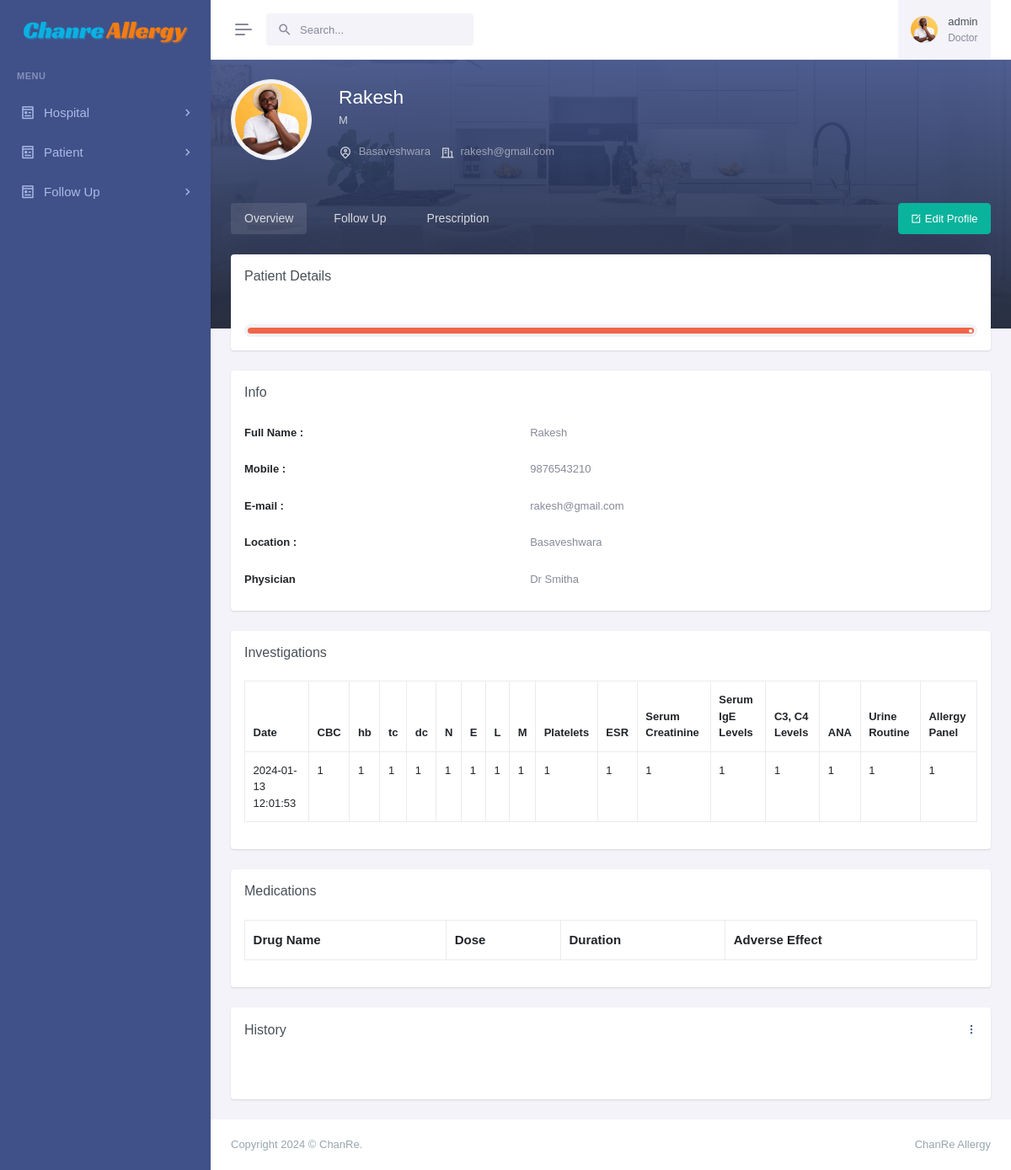
Page /patient-profile.php?pid=13234 (signed in) on the earlier database version.
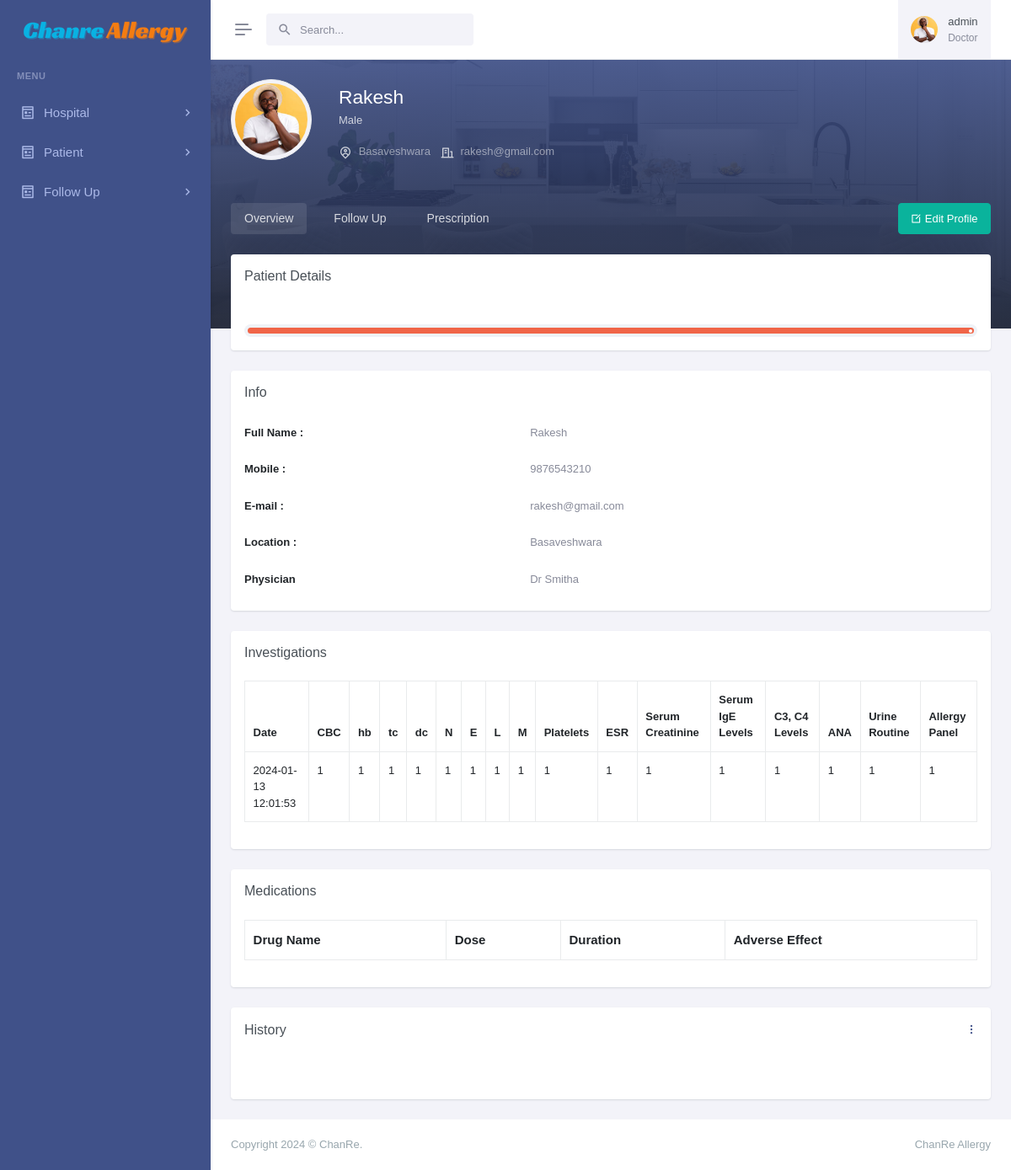
Same page on the later database version.
### tables this page shows
CREATE TABLE `patients` (
  `id` int(11) NOT NULL,
  `patient_name` varchar(255) NOT NULL,
  `patient_id` varchar(50) DEFAULT NULL,
  `age` int(11) DEFAULT NULL,
  `sex` varchar(25) DEFAULT NULL,
  `physician` varchar(255) DEFAULT NULL,
  `address` varchar(255) DEFAULT NULL,
  `mobile` varchar(15) DEFAULT NULL,
  `email` varchar(255) DEFAULT NULL,
  `updatedBy` varchar(255) DEFAULT NULL,
  `centerName` varchar(255) DEFAULT NULL,
  `centerCode` varchar(10) DEFAULT NULL,
  `createdAt` timestamp NOT NULL DEFAULT current_timestamp()
);

### patient-profile.php (the view, shortened to what the changed rows need)
<?php
include('layout/config.php');
if (strlen($_SESSION['login']) == 0) {
    header('location:index.php');
} else {
    $pid = intval($_GET['pid']);
    $about = mysqli_query($conn, "Select * from patients where patient_id = '$pid' ");
    while ($row = mysqli_fetch_array($about)) {
        $patient_name = $row['patient_name'];
        $sex = $row['sex'];
        $physician = $row['physician'];
        $address = $row['address'];
        $mobile = $row['mobile'];
        $email = $row['email'];
    }
    ?>
    <!doctype html>
    <html lang="en" data-layout="vertical" data-topbar="light" data-sidebar="dark" data-sidebar-size="lg"
        data-sidebar-image="none" data-preloader="disable">
    <head>
        <link href="https://cdn.jsdelivr.net/npm/select2@4.1.0-rc.0/dist/css/select2.min.css" rel="stylesheet" />
        <link rel="stylesheet" href="assets/libs/swiper/swiper-bundle.min.css">
        <link href="assets/css/bootstrap.min.css" rel="stylesheet" type="text/css" />
        <link href="assets/css/icons.min.css" rel="stylesheet" type="text/css" />
        <link href="assets/css/app.min.css" rel="stylesheet" type="text/css" />
        <link href="assets/css/custom.min.css" rel="stylesheet" type="text/css" />
    </head>
    <body>
        <div id="layout-wrapper">
            <?php include('admin/header.php'); ?>
            <?php include('admin/leftsidebar.php'); ?>
            <div class="main-content">
                <div class="page-content">
                    <div class="container-fluid">
                        <div class="profile-foreground position-relative mx-n4 mt-n4">
                            <div class="profile-wid-bg">
                                <img src="assets/images/profile-bg.jpg" alt="" class="profile-wid-img" />
                            </div>
                        </div>
                        <div class="pt-4 mb-4 mb-lg-3 pb-lg-4 profile-wrapper">
                            <div class="row g-4">
                                <div class="col-auto">
                                    <div class="avatar-lg">
                                        <img src="assets/images/users/avatar-1.jpg" alt="user-img"
                                            class="img-thumbnail rounded-circle" />
                                    </div>
                                </div>
                                <div class="col">
                                    <div class="p-2">
                                        <h3 class="text-white mb-1">
                                            <?php echo $patient_name; ?>
                                        </h3>
                                        <p class="text-white text-opacity-75">
                                            <?php echo $sex; ?>
                                        </p>
                                        <div class="hstack text-white-50 gap-1">
                                            <div class="me-2"><i
                                                    class="ri-map-pin-user-line me-1 text-white text-opacity-75 fs-16 align-middle"></i>
                                                <?php echo $address; ?>
                                            </div>
                                            <div>
                                                <i
                                                    class="ri-building-line me-1 text-white text-opacity-75 fs-16 align-middle"></i>
                                                <?php echo $email; ?>
                                            </div>
                                        </div>
                                    </div>
                                </div>
                                <div class="col-12 col-lg-auto order-last order-lg-0">
                                    <div class="row text text-white-50 text-center">
                                        <div class="col-lg-6 col-4">
                                            <div class="p-2">
                                            </div>
                                        </div>
                                        <div class="col-lg-6 col-4">
                                            <div class="p-2">
                                            </div>
                                        </div>
                                    </div>
                                </div>
                            </div>
                        </div>
                        <div class="row">
                            <div class="col-lg-12">
                                <div>
                                    <div class="d-flex profile-wrapper">
                                        <ul class="nav nav-pills animation-nav profile-nav gap-2 gap-lg-3 flex-grow-1"
                                            role="tablist">
                                            <li class="nav-item">
                                                <a class="nav-link fs-14 active" data-bs-toggle="tab" href="#overview-tab"
                                                    role="tab">
                                                    <i class="ri-airplay-fill d-inline-block d-md-none"></i> <span
                                                        class="d-none d-md-inline-block">Overview</span>
                                                </a>
                                            </li>
                                            <li class="nav-item">
                                                <a class="nav-link fs-14" data-bs-toggle="tab" href="#activities"
                                                    role="tab">
                                                    <i class="ri-list-unordered d-inline-block d-md-none"></i> <span
                                                        class="d-none d-md-inline-block">Follow Up</span>
                                                </a>
                                            </li>
                                            <li class="nav-item">
                                                <a class="nav-link fs-14" data-bs-toggle="tab" href="#projects" role="tab">
                                                    <i class="ri-price-tag-line d-inline-block d-md-none"></i> <span
                                                        class="d-none d-md-inline-block">Prescription</span>
                                                </a>
                                            </li>
                                        </ul>
                                        <div class="flex-shrink-0">
                                            <a href="pages-profile-settings.html" class="btn btn-success"><i
                                                    class="ri-edit-box-line align-bottom"></i> Edit Profile</a>
                                        </div>
                                    </div>
                                    <div class="tab-content pt-4 text-muted">
                                        <div class="tab-pane active" id="overview-tab" role="tabpanel">
                                            <div class="row">
                                                <div class="col-xxl-3">
                                                    <div class="card">
                                                        <div class="card-body">
                                                            <h5 class="card-title mb-5">Patient Details</h5>
                                                            <div
                                                                class="progress animated-progress custom-progress progress-label">
                                                                <div class="progress-bar bg-danger" role="progressbar"
                                                                    style="width: 100%" aria-valuenow="30" aria-valuemin="0"
                                                                    aria-valuemax="100">
                                                                </div>
                                                            </div>
                                                        </div>
                                                    </div>
                                                    <div class="card">
                                                        <div class="card-body">
                                                            <h5 class="card-title mb-3">Info</h5>
                                                            <div class="table-responsive">
                                                                <table class="table table-borderless mb-0">
                                                                    <tbody>
                                                                        <tr>
                                                                            <th class="ps-0" scope="row">Full Name :</th>
                                                                            <td class="text-muted">
                                                                                <?php echo $patient_name; ?>
                                                                            </td>
                                                                        </tr>
                                                                        <tr>
                                                                            <th class="ps-0" scope="row">Mobile :</th>
                                                                            <td class="text-muted">
                                                                                <?php echo $mobile; ?>
                                                                            </td>
                                                                        </tr>
                                                                        <tr>
                                                                            <th class="ps-0" scope="row">E-mail :</th>
                                                                            <td class="text-muted">
                                                                                <?php echo $email; ?>
                                                                            </td>
                                                                        </tr>
                                                                        <tr>
                                                                            <th class="ps-0" scope="row">Location :</th>
                                                                            <td class="text-muted">
                                                                                <?php echo $address; ?>
                                                                            </td>
                                                                        </tr>
                                                                        <tr>
                                                                            <th class="ps-0" scope="row">Physician</th>
                                                                            <td class="text-muted">
                                                                                <?php echo $physician; ?>
                                                                            </td>
                                                                        </tr>
                                                                    </tbody>
                                                                </table>
                                                            </div>
                                                        </div>
                                                    </div>
                                                    <div class="card">
                                                        <div class="card-body">
                                                            <h5 class="card-title mb-4">Investigations</h5>
                                                            <div class="d-flex flex-wrap gap-2">
                                                                <?php include('components/inc-view-investigation.php'); ?>
                                                            </div>
                                                        </div>
                                                    </div>
                                                    <div class="card">
                                                        <div class="card-body">
                                                            <h5 class="card-title mb-4">Medications</h5>
                                                            <div class="d-flex flex-wrap gap-2 fs-15">
                                                                <?php include('components/inc-view-medications.php') ?>
                                                            </div>
                                                        </div>
                                                    </div>
                                                    <div class="card">
                                                        <div class="card-body">
                                                            <div class="d-flex align-items-center mb-4">
                                                                <div class="flex-grow-1">
                                                                    <h5 class="card-title mb-0">History</h5>
                                                                </div>
                                                                <div class="flex-shrink-0">
                                                                    <div class="dropdown">
                                                                        <a href="#" role="button" id="dropdownMenuLink2"
                                                                            data-bs-toggle="dropdown" aria-expanded="false">
                                                                            <i class="ri-more-2-fill fs-14"></i>
                                                                        </a>
                                                                    </div>
                                                                </div>
                                                            </div>
                                                            <div>
                                                                <div class="d-flex align-items-center py-3">
                                                                </div>
                                                            </div>
                                                        </div>
                                                    </div>
                                                </div>
                                            </div>
                                        </div>
                                    </div>
                                </div>
                            </div>
                        </div>
                    </div>
                </div>
                <footer class="footer">
                    <div class="container-fluid">
                        <div class="row">
                            <div class="col-sm-6"> Copyright
                                 © ChanRe.
                            </div>
                            <div class="col-sm-6">
                                <div class="text-sm-end d-none d-sm-block">
                                    ChanRe Allergy
                                </div>
                            </div>
                        </div>
                    </div>
                </footer>
            </div>
        </div>
    </body>
    </html>
<?php } ?>

Differences in the rows shown:
changed patients "Rakesh": sex "M" → "Male"
